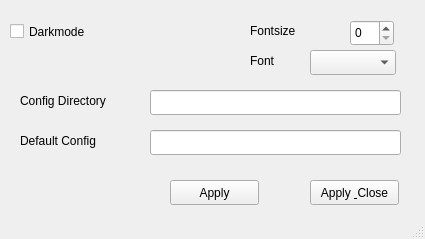
<?xml version="1.0" encoding="UTF-8"?>
<ui version="4.0">
 <class>ConfigWindow</class>
 <widget class="QMainWindow" name="ConfigWindow">
  <property name="geometry">
   <rect>
    <x>0</x>
    <y>0</y>
    <width>425</width>
    <height>239</height>
   </rect>
  </property>
  <property name="windowTitle">
   <string>Config Menu</string>
  </property>
  <widget class="QWidget" name="centralwidget">
   <widget class="QCheckBox" name="darkmodebox">
    <property name="geometry">
     <rect>
      <x>10</x>
      <y>20</y>
      <width>151</width>
      <height>23</height>
     </rect>
    </property>
    <property name="text">
     <string>Darkmode</string>
    </property>
   </widget>
   <widget class="QLineEdit" name="confipathedit">
    <property name="geometry">
     <rect>
      <x>150</x>
      <y>90</y>
      <width>251</width>
      <height>25</height>
     </rect>
    </property>
   </widget>
   <widget class="QLabel" name="fontsizeabel">
    <property name="geometry">
     <rect>
      <x>250</x>
      <y>20</y>
      <width>67</width>
      <height>21</height>
     </rect>
    </property>
    <property name="text">
     <string>Fontsize</string>
    </property>
   </widget>
   <widget class="QLabel" name="fontlabel">
    <property name="geometry">
     <rect>
      <x>250</x>
      <y>50</y>
      <width>67</width>
      <height>21</height>
     </rect>
    </property>
    <property name="text">
     <string>Font</string>
    </property>
   </widget>
   <widget class="QComboBox" name="fontbox">
    <property name="geometry">
     <rect>
      <x>310</x>
      <y>50</y>
      <width>86</width>
      <height>25</height>
     </rect>
    </property>
   </widget>
   <widget class="QSpinBox" name="fontsizebox">
    <property name="geometry">
     <rect>
      <x>350</x>
      <y>20</y>
      <width>44</width>
      <height>26</height>
     </rect>
    </property>
   </widget>
   <widget class="QPushButton" name="applybutton">
    <property name="geometry">
     <rect>
      <x>170</x>
      <y>180</y>
      <width>89</width>
      <height>25</height>
     </rect>
    </property>
    <property name="text">
     <string>Apply</string>
    </property>
   </widget>
   <widget class="QLabel" name="confidirlabel">
    <property name="geometry">
     <rect>
      <x>20</x>
      <y>90</y>
      <width>121</width>
      <height>21</height>
     </rect>
    </property>
    <property name="text">
     <string>Config Directory</string>
    </property>
   </widget>
   <widget class="QLabel" name="configfilelabel">
    <property name="geometry">
     <rect>
      <x>20</x>
      <y>130</y>
      <width>111</width>
      <height>21</height>
     </rect>
    </property>
    <property name="text">
     <string>Default Config</string>
    </property>
   </widget>
   <widget class="QLineEdit" name="configfileedit">
    <property name="geometry">
     <rect>
      <x>150</x>
      <y>130</y>
      <width>251</width>
      <height>25</height>
     </rect>
    </property>
   </widget>
   <widget class="QPushButton" name="applyclosebutton">
    <property name="geometry">
     <rect>
      <x>310</x>
      <y>180</y>
      <width>89</width>
      <height>25</height>
     </rect>
    </property>
    <property name="text">
     <string>Apply &amp; Close</string>
    </property>
   </widget>
  </widget>
  <widget class="QStatusBar" name="statusbar"/>
 </widget>
 <resources/>
 <connections/>
</ui>
